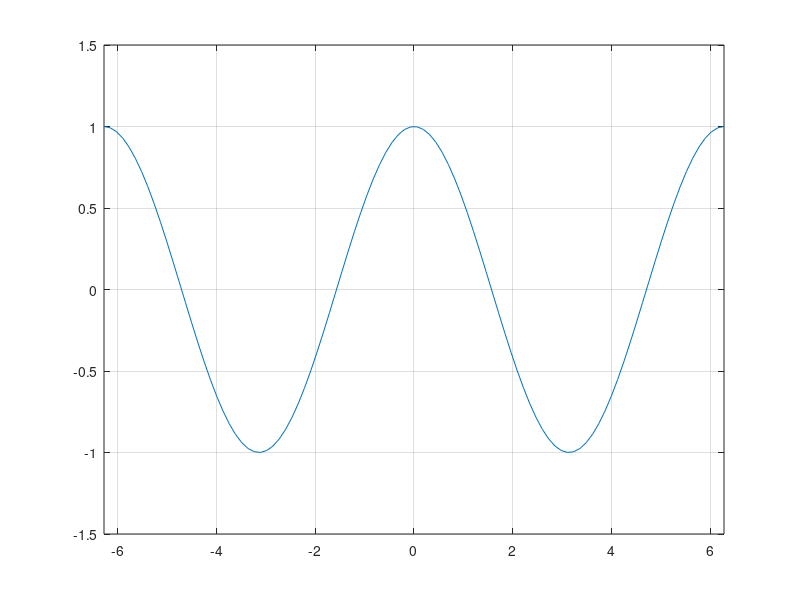

This chart was generated by the following MATLAB code:
%Crea una grafica animada
%en lugar de plot (x,y) se pone
%plot (x(1:k), y(1:k)) en un loop de k = 1:n

n = 100;%numero total de puntos
x=linspace(-2*pi, 2*pi, n); %limites
y = cos(x);
%animacion 
for k = 1:n
    plot (x(1:k), y(1:k))
    axis([-2*pi, 2*pi, -1.5, 1.5])
    grid on
    pause (0.5)
end